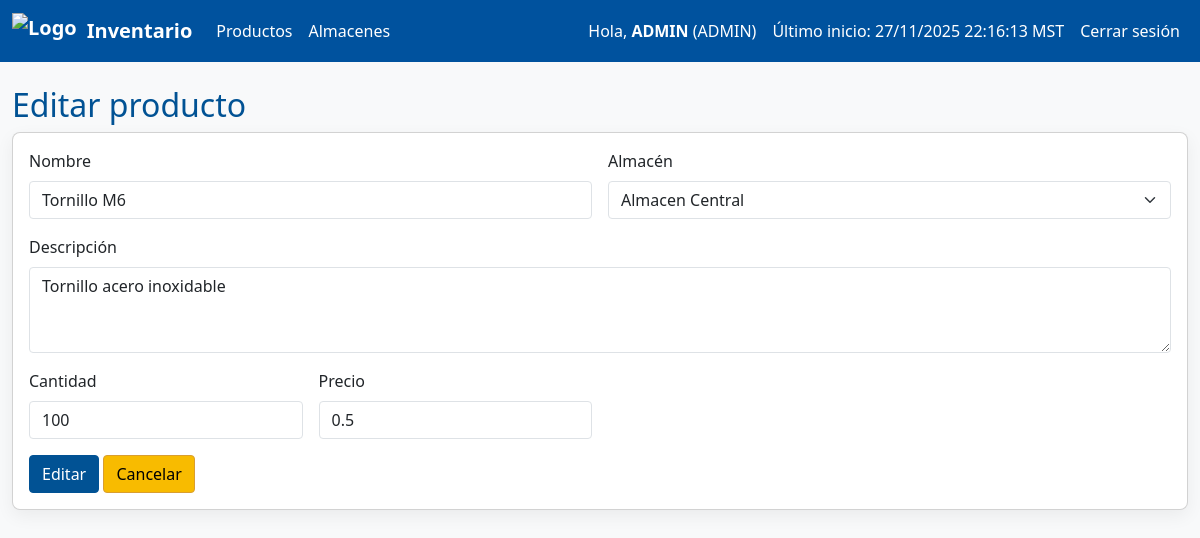
The page /productos/edit/1 (signed in) on the database its author committed.
### app/models.py (models this page shows, shortened)
class User(UserMixin, db.Model):
    __tablename__ = 'usuarios'
    nombre = db.Column(db.String(64), primary_key=True)  # nombre como PK (requisito)
    password = db.Column(db.String(255), nullable=False)
    fecha_hora_ultimo_inicio = db.Column(db.DateTime, nullable=True)  # <-- usado por el requisito
    rol = db.Column(db.String(20), nullable=False)

class Producto(db.Model):
    __tablename__ = 'productos'
    id = db.Column(db.Integer, primary_key=True)
    nombre = db.Column(db.String(200), nullable=False)
    descripcion = db.Column(db.Text, nullable=True)
    cantidad = db.Column(db.Integer, nullable=False, default=0)
    precio = db.Column(db.Float, nullable=False, default=0.0)
    almacen_id = db.Column(db.Integer, db.ForeignKey('almacenes.id'), nullable=True)
    almacen = db.relationship('Almacen', back_populates='productos')
    fecha_hora_creacion = db.Column(db.DateTime, nullable=False, default=now_utc)
    fecha_hora_ultima_modificacion = db.Column(db.DateTime, nullable=True, onupdate=now_utc)
    ultimo_usuario_en_modificar = db.Column(db.String(64), nullable=True)

### app/products.py (the view, shortened to what this page needs)
@bp.route('/edit/<int:id>', methods=['GET', 'POST'])
@login_required
@role_required('ADMIN', 'PRODUCTOS')
def edit(id):
    p = Producto.query.get_or_404(id)
    form = ProductForm(request.form, obj=p)
    form.almacen_id.choices = [(a.id, a.nombre) for a in Almacen.query.all()]
    return render_template('products/form.html', form=form, action='Editar', producto=p)

### app/forms.py
class ProductForm(Form):
    nombre = StringField('Nombre', [InputRequired()])
    descripcion = TextAreaField('Descripción', [Optional()])
    cantidad = IntegerField('Cantidad', [InputRequired(), NumberRange(min=0)])
    precio = FloatField('Precio', [InputRequired(), NumberRange(min=0)])
    almacen_id = SelectField('Almacén', coerce=int)

### app/models.py (called while the page is built)
@login_manager.user_loader
def load_user(user_id):
    return db.session.get(User, user_id)

### app/templates/products/form.html
{% extends "base.html" %}
{% block content %}
<h2>{{ action }} producto</h2>
<form method="post" class="card p-3">
  <div class="row g-3">
    <div class="col-md-6">
      <label class="form-label">Nombre</label>
      {{ form.nombre(class="form-control") }}
    </div>
    <div class="col-md-6">
      <label class="form-label">Almacén</label>
      {{ form.almacen_id(class="form-select") }}
    </div>
    <div class="col-12">
      <label class="form-label">Descripción</label>
      {{ form.descripcion(class="form-control", rows="3") }}
    </div>
    <div class="col-md-3">
      <label class="form-label">Cantidad</label>
      {{ form.cantidad(class="form-control") }}
    </div>
    <div class="col-md-3">
      <label class="form-label">Precio</label>
      {{ form.precio(class="form-control") }}
    </div>
    <div class="col-12">
      <button class="btn btn-primary btn-rounded">{{ action }}</button>
      <a class="btn btn-secondary btn-rounded" href="{{ url_for('products.list') }}">Cancelar</a>
    </div>
  </div>
</form>
{% endblock %}

### app/templates/base.html (shortened to what this page needs)
<!doctype html>
<html lang="es">
<head>
  <link href="https://cdn.jsdelivr.net/npm/bootstrap@5.3.2/dist/css/bootstrap.min.css" rel="stylesheet">
  <link rel="stylesheet" href="{{ url_for('static', filename='css/style.css') }}">
</head>
<body class="bg-light">
<nav class="navbar navbar-expand-lg navbar-dark bg-unison">
  <div class="container-fluid">
    <a class="navbar-brand d-flex align-items-center" href="{{ url_for('index') }}">
      <img src="{{ url_for('static', filename='images/Escudo-Color.png') }}" alt="Logo" style="height:36px; margin-right:10px;">
      <span>Inventario</span>
    </a>
    <div class="collapse navbar-collapse" id="mainNav">
      <ul class="navbar-nav me-auto mb-2 mb-lg-0">
        <li class="nav-item"><a class="nav-link" href="{{ url_for('products.list') }}">Productos</a></li>
        <li class="nav-item"><a class="nav-link" href="{{ url_for('warehouses.list') }}">Almacenes</a></li>
      </ul>
      <ul class="navbar-nav ms-auto">
        {% if current_user.is_authenticated %}
          <li class="nav-item">
            <span class="nav-link">Hola, <strong>{{ current_user.nombre }}</strong> ({{ current_user.rol }})</span>
          </li>
          {% if current_user.fecha_hora_ultimo_inicio %}
            <li class="nav-item">
              <span class="nav-link small">Último inicio: {{ current_user.fecha_hora_ultimo_inicio | local_dt }}</span>
            </li>
          {% endif %}
          <li class="nav-item"><a class="nav-link" href="{{ url_for('auth.logout') }}">Cerrar sesión</a></li>
        {% else %}
          <li class="nav-item"><a class="nav-link" href="{{ url_for('auth.login') }}">Iniciar sesión</a></li>
        {% endif %}
      </ul>
    </div>
  </div>
</nav>
<div class="container mt-4">
  {% block content %}{% endblock %}
</div>
</body>
</html>

### app/static/css/style.css (style rules this page uses)
:root { --azul-unison:#00529e; --azul-oscuro:#015294; --dorado:#f8bb00; --dorado-oscuro:#d99e30; --radio: 4px; }
body { font-family: "Segoe UI", "Segoe UI Historic", system-ui, -apple-system, Roboto, "Helvetica Neue", Arial, sans-serif; color: #111; }
.container { max-width: 1200px; }
.bg-unison { background-color: var(--azul-unison) !important; }
.navbar .nav-link { color: #fff !important; }
.navbar .navbar-brand { color: #fff !important; font-weight:600; }
.btn-rounded { border-radius: var(--radio) !important; }
.btn { border-radius: var(--radio) !important; }
input.form-control, textarea.form-control, select.form-select { border-radius: var(--radio) !important; }
.btn-primary { background-color: var(--azul-oscuro) !important; border-color: var(--azul-oscuro) !important; color: #fff !important; }
.btn-secondary { background-color: var(--dorado) !important; border-color: var(--dorado-oscuro) !important; color: #000 !important; }
.card { border-radius: 8px; box-shadow: 0 6px 18px rgba(0,0,0,0.06); }
h1, h2, h3 { color: var(--azul-oscuro); }

### app/templates/base.html (style rules this page uses)
body { font-family: "Segoe UI", "Segoe UI Historic", system-ui, -apple-system, Roboto, "Helvetica Neue", Arial, sans-serif; }

### rows shown on the page
User: nombre "ADMIN", rol "ADMIN", fecha_hora_ultimo_inicio|local_dt "27/11/2025 22:16:13 MST"
Producto: nombre "Tornillo M6", almacen_id "Almacen Central", descripcion "Tornillo acero inoxidable", cantidad "100", precio "0.5"

### other values the page prints
{{ action }} "Editar"
